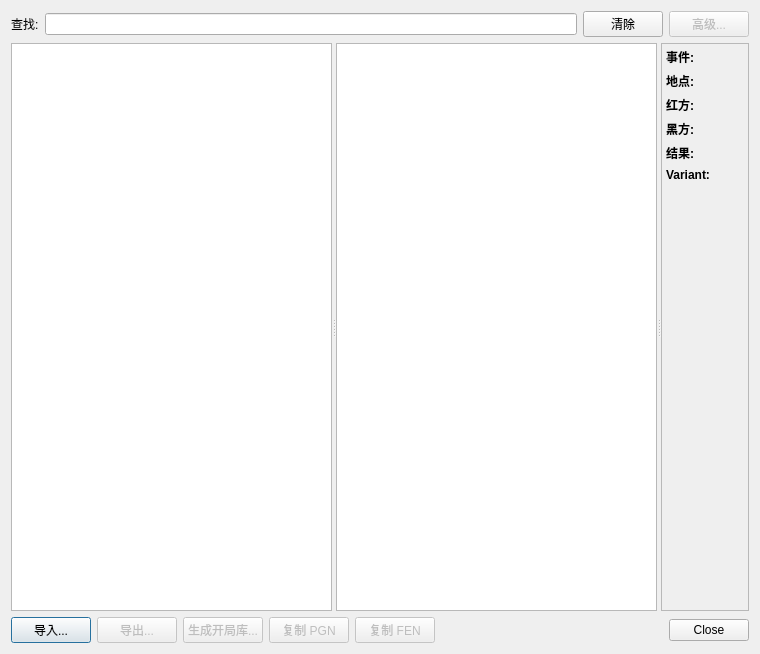
<?xml version="1.0" encoding="UTF-8"?>
<ui version="4.0">
 <class>LXsettingDialog</class>
 <widget class="QDialog" name="LXsettingDialog">
  <property name="enabled">
   <bool>true</bool>
  </property>
  <property name="geometry">
   <rect>
    <x>0</x>
    <y>0</y>
    <width>760</width>
    <height>654</height>
   </rect>
  </property>
  <property name="windowTitle">
   <string>连线方案设定</string>
  </property>
  <layout class="QGridLayout" name="gridLayout">
   <item row="3" column="0">
    <layout class="QHBoxLayout" name="horizontalLayout_3">
     <item>
      <widget class="QPushButton" name="m_importBtn">
       <property name="text">
        <string>导入...</string>
       </property>
      </widget>
     </item>
     <item>
      <widget class="QPushButton" name="m_exportBtn">
       <property name="enabled">
        <bool>false</bool>
       </property>
       <property name="toolTip">
        <string>Export filtered games in PGN format</string>
       </property>
       <property name="text">
        <string>导出...</string>
       </property>
      </widget>
     </item>
     <item>
      <widget class="QPushButton" name="m_createOpeningBookBtn">
       <property name="enabled">
        <bool>false</bool>
       </property>
       <property name="text">
        <string>生成开局库...</string>
       </property>
      </widget>
     </item>
     <item>
      <widget class="QPushButton" name="m_copyGameBtn">
       <property name="enabled">
        <bool>false</bool>
       </property>
       <property name="sizePolicy">
        <sizepolicy hsizetype="Minimum" vsizetype="Fixed">
         <horstretch>0</horstretch>
         <verstretch>0</verstretch>
        </sizepolicy>
       </property>
       <property name="text">
        <string>复制 PGN</string>
       </property>
      </widget>
     </item>
     <item>
      <widget class="QPushButton" name="m_copyFenBtn">
       <property name="enabled">
        <bool>false</bool>
       </property>
       <property name="sizePolicy">
        <sizepolicy hsizetype="Minimum" vsizetype="Fixed">
         <horstretch>0</horstretch>
         <verstretch>0</verstretch>
        </sizepolicy>
       </property>
       <property name="text">
        <string>复制 FEN</string>
       </property>
      </widget>
     </item>
     <item>
      <spacer name="horizontalSpacer_3">
       <property name="orientation">
        <enum>Qt::Horizontal</enum>
       </property>
       <property name="sizeType">
        <enum>QSizePolicy::Expanding</enum>
       </property>
       <property name="sizeHint" stdset="0">
        <size>
         <width>40</width>
         <height>20</height>
        </size>
       </property>
      </spacer>
     </item>
     <item>
      <widget class="QDialogButtonBox" name="buttonBox">
       <property name="standardButtons">
        <set>QDialogButtonBox::Close</set>
       </property>
      </widget>
     </item>
    </layout>
   </item>
   <item row="0" column="0">
    <layout class="QHBoxLayout" name="horizontalLayout_2">
     <item>
      <widget class="QLabel" name="label">
       <property name="text">
        <string>查找:</string>
       </property>
       <property name="buddy">
        <cstring>m_searchEdit</cstring>
       </property>
      </widget>
     </item>
     <item>
      <widget class="QLineEdit" name="m_searchEdit"/>
     </item>
     <item>
      <widget class="QPushButton" name="m_clearBtn">
       <property name="enabled">
        <bool>true</bool>
       </property>
       <property name="text">
        <string>清除</string>
       </property>
      </widget>
     </item>
     <item>
      <widget class="QPushButton" name="m_advancedSearchBtn">
       <property name="enabled">
        <bool>false</bool>
       </property>
       <property name="text">
        <string>高级...</string>
       </property>
      </widget>
     </item>
    </layout>
   </item>
   <item row="1" column="0">
    <widget class="QSplitter" name="m_splitter">
     <property name="sizePolicy">
      <sizepolicy hsizetype="Expanding" vsizetype="Expanding">
       <horstretch>0</horstretch>
       <verstretch>0</verstretch>
      </sizepolicy>
     </property>
     <property name="orientation">
      <enum>Qt::Horizontal</enum>
     </property>
     <widget class="QTreeView" name="m_databasesListView">
      <property name="minimumSize">
       <size>
        <width>100</width>
        <height>0</height>
       </size>
      </property>
      <property name="horizontalScrollBarPolicy">
       <enum>Qt::ScrollBarAlwaysOff</enum>
      </property>
      <property name="selectionMode">
       <enum>QAbstractItemView::ExtendedSelection</enum>
      </property>
      <property name="rootIsDecorated">
       <bool>false</bool>
      </property>
     </widget>
     <widget class="QTreeView" name="m_gamesListView">
      <property name="minimumSize">
       <size>
        <width>100</width>
        <height>0</height>
       </size>
      </property>
      <property name="rootIsDecorated">
       <bool>false</bool>
      </property>
     </widget>
     <widget class="QWidget" name="verticalLayoutWidget">
      <layout class="QVBoxLayout" name="m_viewerLayout">
       <item>
        <widget class="QScrollArea" name="scrollArea_2">
         <property name="widgetResizable">
          <bool>true</bool>
         </property>
         <widget class="QWidget" name="scrollAreaWidgetContents_2">
          <property name="geometry">
           <rect>
            <x>0</x>
            <y>0</y>
            <width>87</width>
            <height>570</height>
           </rect>
          </property>
          <layout class="QFormLayout" name="formLayout_2">
           <property name="horizontalSpacing">
            <number>6</number>
           </property>
           <property name="leftMargin">
            <number>4</number>
           </property>
           <property name="topMargin">
            <number>4</number>
           </property>
           <property name="rightMargin">
            <number>4</number>
           </property>
           <property name="bottomMargin">
            <number>4</number>
           </property>
           <item row="0" column="0">
            <widget class="QLabel" name="label_7">
             <property name="font">
              <font>
               <weight>75</weight>
               <bold>true</bold>
              </font>
             </property>
             <property name="text">
              <string>事件:</string>
             </property>
            </widget>
           </item>
           <item row="0" column="1">
            <widget class="QLabel" name="m_eventLabel">
             <property name="font">
              <font>
               <underline>true</underline>
              </font>
             </property>
             <property name="cursor">
              <cursorShape>PointingHandCursor</cursorShape>
             </property>
             <property name="text">
              <string/>
             </property>
            </widget>
           </item>
           <item row="1" column="0">
            <widget class="QLabel" name="label_5">
             <property name="font">
              <font>
               <weight>75</weight>
               <bold>true</bold>
              </font>
             </property>
             <property name="text">
              <string>地点:</string>
             </property>
            </widget>
           </item>
           <item row="1" column="1">
            <widget class="QLabel" name="m_siteLabel">
             <property name="font">
              <font>
               <underline>true</underline>
              </font>
             </property>
             <property name="cursor">
              <cursorShape>PointingHandCursor</cursorShape>
             </property>
             <property name="text">
              <string/>
             </property>
            </widget>
           </item>
           <item row="2" column="0">
            <widget class="QLabel" name="label_2">
             <property name="font">
              <font>
               <weight>75</weight>
               <bold>true</bold>
              </font>
             </property>
             <property name="text">
              <string>红方:</string>
             </property>
            </widget>
           </item>
           <item row="2" column="1">
            <widget class="QLabel" name="m_whiteLabel">
             <property name="font">
              <font>
               <underline>true</underline>
              </font>
             </property>
             <property name="cursor">
              <cursorShape>PointingHandCursor</cursorShape>
             </property>
             <property name="text">
              <string/>
             </property>
            </widget>
           </item>
           <item row="3" column="0">
            <widget class="QLabel" name="label_3">
             <property name="font">
              <font>
               <weight>75</weight>
               <bold>true</bold>
              </font>
             </property>
             <property name="text">
              <string>黑方:</string>
             </property>
            </widget>
           </item>
           <item row="3" column="1">
            <widget class="QLabel" name="m_blackLabel">
             <property name="font">
              <font>
               <underline>true</underline>
              </font>
             </property>
             <property name="cursor">
              <cursorShape>PointingHandCursor</cursorShape>
             </property>
             <property name="text">
              <string/>
             </property>
            </widget>
           </item>
           <item row="4" column="0">
            <widget class="QLabel" name="label_9">
             <property name="font">
              <font>
               <weight>75</weight>
               <bold>true</bold>
              </font>
             </property>
             <property name="text">
              <string>结果:</string>
             </property>
            </widget>
           </item>
           <item row="4" column="1">
            <widget class="QLabel" name="m_resultLabel">
             <property name="font">
              <font>
               <underline>true</underline>
              </font>
             </property>
             <property name="cursor">
              <cursorShape>PointingHandCursor</cursorShape>
             </property>
             <property name="text">
              <string/>
             </property>
            </widget>
           </item>
           <item row="5" column="0">
            <widget class="QLabel" name="label_variant">
             <property name="font">
              <font>
               <weight>75</weight>
               <bold>true</bold>
               <kerning>true</kerning>
              </font>
             </property>
             <property name="visible">
              <bool>false</bool>
             </property>
             <property name="text">
              <string>Variant:</string>
             </property>
            </widget>
           </item>
           <item row="5" column="1">
            <widget class="QLabel" name="m_variantLabel">
             <property name="text">
              <string/>
             </property>
            </widget>
           </item>
          </layout>
         </widget>
        </widget>
       </item>
      </layout>
     </widget>
    </widget>
   </item>
  </layout>
 </widget>
 <resources/>
 <connections>
  <connection>
   <sender>buttonBox</sender>
   <signal>accepted()</signal>
   <receiver>LXsettingDialog</receiver>
   <slot>accept()</slot>
   <hints>
    <hint type="sourcelabel">
     <x>507</x>
     <y>402</y>
    </hint>
    <hint type="destinationlabel">
     <x>556</x>
     <y>359</y>
    </hint>
   </hints>
  </connection>
  <connection>
   <sender>buttonBox</sender>
   <signal>rejected()</signal>
   <receiver>LXsettingDialog</receiver>
   <slot>reject()</slot>
   <hints>
    <hint type="sourcelabel">
     <x>410</x>
     <y>395</y>
    </hint>
    <hint type="destinationlabel">
     <x>550</x>
     <y>417</y>
    </hint>
   </hints>
  </connection>
  <connection>
   <sender>m_clearBtn</sender>
   <signal>clicked()</signal>
   <receiver>m_searchEdit</receiver>
   <slot>clear()</slot>
   <hints>
    <hint type="sourcelabel">
     <x>481</x>
     <y>27</y>
    </hint>
    <hint type="destinationlabel">
     <x>434</x>
     <y>24</y>
    </hint>
   </hints>
  </connection>
  <connection>
   <sender>m_clearBtn</sender>
   <signal>clicked(bool)</signal>
   <receiver>m_searchEdit</receiver>
   <slot>setDisabled(bool)</slot>
   <hints>
    <hint type="sourcelabel">
     <x>606</x>
     <y>23</y>
    </hint>
    <hint type="destinationlabel">
     <x>311</x>
     <y>23</y>
    </hint>
   </hints>
  </connection>
 </connections>
</ui>
